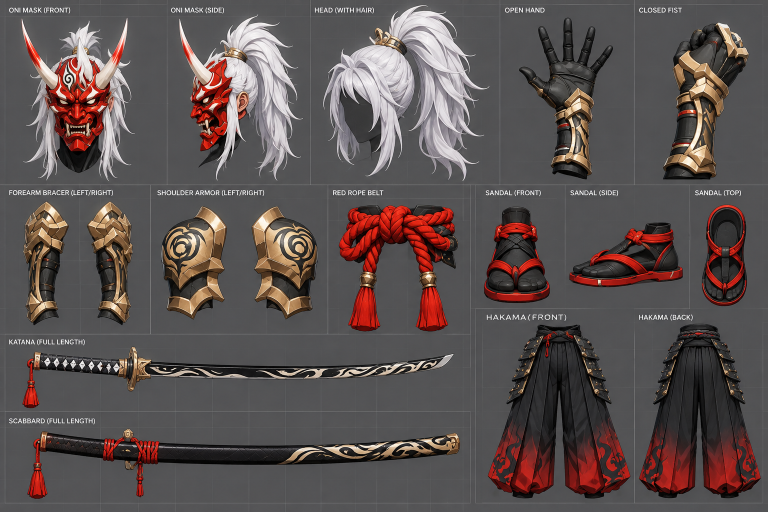
#> input picture production/samurai-duel/refs/oni_parts.png, 1536 x 1024 px (shown at 1/2 size)
$ python extract_patterns.py
#> lines starting #> are read from the running program, lines starting #| are printed output that depends on the picture; after the words box and inside, x2 and y2 are one past the last pixel; in counts of white or black regions, pixels touching at a corner belong together
"""Lift the painted patterns off the weapon panels of the parts sheets.

    python3 tools/extract_patterns.py          # writes assets/gen/pattern_*.png and a check sheet

Each blade or scabbard in the sheet is a curved strip. For every column the strip's top and
bottom are found (anything that is not the grey panel background), the strip is straightened to
u = along the length, v = edge to spine, and the light design is separated from the dark base.
The masks are small in the sheet (about 25 px wide), so they are upscaled, blurred and
thresholded into clean shapes for a 4096 x 256 texture.
"""
import os

import numpy as np
from PIL import Image, ImageFilter

HERE = os.path.dirname(os.path.dirname(os.path.abspath(__file__)))
GEN = os.path.join(HERE, "assets", "gen")

# name: (sheet, box in sheet pixels, flip_v, light rule)
JOBS = {
    "oni_blade": ("oni_parts.png", (300, 700, 912, 772), False, "warm"),
    "oni_saya": ("oni_parts.png", (548, 858, 912, 940), False, "warm"),
    "ronin_blade": ("ronin_parts.png", (252, 740, 790, 802), False, "white"),
    "ronin_saya": ("ronin_parts.png", (270, 930, 760, 990), False, "white"),
}
UP = 8


def strip(sheet, box, rule):
    im = Image.open(os.path.join(HERE, "refs", sheet)).convert("RGB").crop(box)
    im = im.resize((im.width * UP, im.height * UP), Image.LANCZOS)
    a = np.asarray(im).astype(np.float32) / 255.0
    lum = a.mean(axis=2)
    bg = np.median(lum[:UP * 3])                      # top rows of the crop are panel background
    obj = (lum < bg - 0.13) | (lum > bg + 0.16)
    H, W = obj.shape
    top, bot = np.full(W, np.nan), np.full(W, np.nan)
    for x in range(W):
        col = obj[:, x]
        if col.sum() < UP * 6:
            continue
        # longest run of object pixels in this column
        d = np.diff(np.concatenate([[0], col.astype(np.int8), [0]]))
        s, e = np.where(d == 1)[0], np.where(d == -1)[0]
        k = np.argmax(e - s)
        if e[k] - s[k] >= UP * 6:
            top[x], bot[x] = s[k], e[k]
    ok = ~np.isnan(top)
    xs = np.arange(W)
    x0, x1 = xs[ok].min(), xs[ok].max()
    # smooth outline: low-order fit of the centre line and of the width
    cx = xs[ok]
    mid = np.polyval(np.polyfit(cx, (top[ok] + bot[ok]) / 2, 4), xs)
    wid = np.polyval(np.polyfit(cx, (bot[ok] - top[ok]), 3), xs)
    U, V = 4096, 256
    uu = np.linspace(x0, x1, U)
    out = np.zeros((V, U, 3), dtype=np.float32)
    for j in range(V):
        v = (j + 0.5) / V                           # 0 = edge (bottom of the strip in the sheet), 1 = spine
        yy = np.interp(uu, xs, mid) + (0.5 - v) * np.interp(uu, xs, wid)
        xi = np.clip(uu.astype(int), 0, W - 1)
        yi = np.clip(yy.astype(int), 0, H - 1)
        out[V - 1 - j] = a[yi, xi]
    return out, (x0, x1, W, H)


def light_mask(s, rule):
    lum = s.mean(axis=2)
    if rule == "warm":
        m = ((s[..., 0] - s[..., 2]) > 0.07) & (lum > 0.42)
    else:
        m = lum > 0.52
    return m


def main():
    os.makedirs(GEN, exist_ok=True)
    rows = []
    for name, (sheet, box, flip, rule) in JOBS.items():
        s, info = strip(sheet, box, rule)
#> in strip, `im = Image.open(os.path.join(HERE, "refs", sheet)).convert("RGB").crop..`:
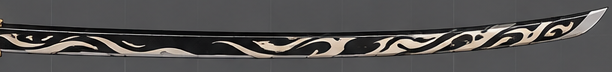
#> im: PIL image 612x72 RGB; mean R, G, B 84, 82.2, 81.5
#> in strip, `im = im.resize((im.width * UP, im.height * UP), Image.LANCZOS)`:
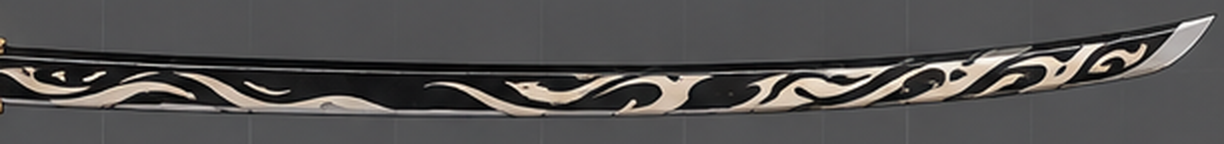
#> im: PIL image 4896x576 RGB (shown at 1/4 size); mean R, G, B 84.1, 82.2, 81.6
#> in strip, `bg = np.median(lum[:UP * 3])`: bg = 0.328
#> in strip, `obj = (lum < bg - 0.13) | (lum > bg + 0.16)`:
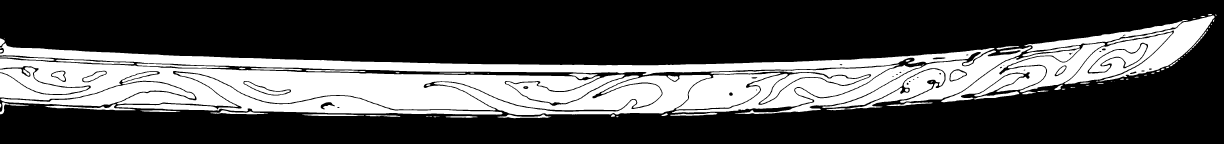
#> obj: shape (576, 4896) bool (shown at 1/4 size); 30.2% white; 105 white regions (14 under 20 px), largest, box (x1, y1, x2, y2) and area: (0, 234, 2647, 442) 255105, (0, 173, 3978, 301) 125679, (465, 289, 2010, 459) 50612
#> the loop in strip, `for x in range(W):` made 4896 passes
#> (s, e, k) on passes 1 to 3: ([154, 190, 200, 215, 227, 234, 278, 292, 414, 447], [184, 194, 210, 222, 230, 275, 289, 390, 431, 457], 7), ([154, 190, 200, 214, 227, 234, 278, 292, 415, 447], [184, 194, 210, 222, 230, 275, 289, 390, 430, 457], 7), ([154, 190, 200, 214, 227, 234, 278, 293, 397, 415, 447], [184, 194, 210, 222, 230, 275, 290, 390, 399, 429, 457], 7)
#> in strip, `x0, x1 = xs[ok].min(), xs[ok].max()`: x0 = 0; x1 = 4823
#> in strip, `cx = xs[ok]`: cx = 3950 values from 0 to 4823
#> in strip, `mid = np.polyval(np.polyfit(cx, (top[ok] + bot[ok]) / 2, 4), xs)`: mid = 4896 values, max 376.2 at index 2599, min 130.4 at index 4895, mean 328.4
#> in strip, `wid = np.polyval(np.polyfit(cx, (bot[ok] - top[ok]), 3), xs)`: wid = 4896 values, max 89.29 at index 4895, min 59.03 at index 0, mean 80.27
#> after the loop in strip, `for j in range(V):`:
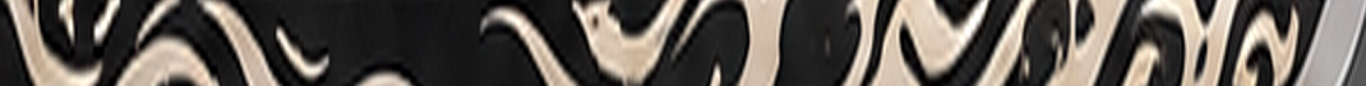
#> out: shape (256, 4096, 3) float32 (shown at 1/3 size); mean R, G, B 0.376, 0.351, 0.326
#> info = (0, 4823, 4896, 576)
        m = light_mask(s, rule).astype(np.float32)
#> in light_mask, `lum = s.mean(axis=2)`:
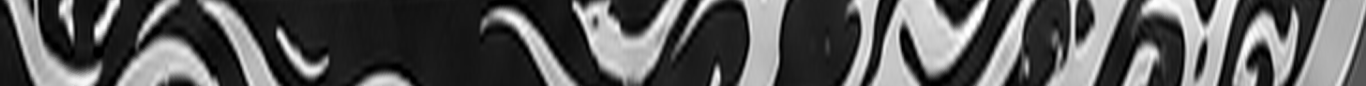
#> lum: shape (256, 4096) float32 (shown at 1/3 size); min 0, max 1, mean 0.351
#> in light_mask, `m = ((s[..., 0] - s[..., 2]) > 0.07) & (lum > 0.42)`:
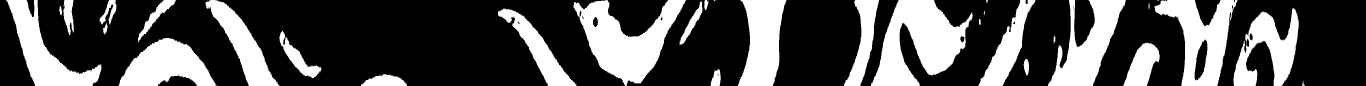
#> m: shape (256, 4096) bool (shown at 1/3 size); 31.3% white; 37 white regions (7 under 20 px), largest, box (x1, y1, x2, y2) and area: (2613, 0, 2918, 256) 43127, (1720, 0, 2059, 256) 40195, (3464, 0, 3712, 256) 30230
        im = Image.fromarray((m * 255).astype(np.uint8))
        im = im.filter(ImageFilter.GaussianBlur(5)).point(lambda p: 255 if p > 118 else 0).filter(ImageFilter.GaussianBlur(1.2))
        im.save(os.path.join(GEN, f"pattern_{name}.png"))
        Image.fromarray((np.clip(s, 0, 1) * 255).astype(np.uint8)).save(os.path.join(GEN, f"strip_{name}.png"))
        print(name, info, "coverage", round(float(m.mean()), 3))
#| oni_blade (0, 4823, 4896, 576) coverage 0.313
#> pass 3 of the loop in main, `for name, (sheet, box, flip, rule) in JOBS.items():`:
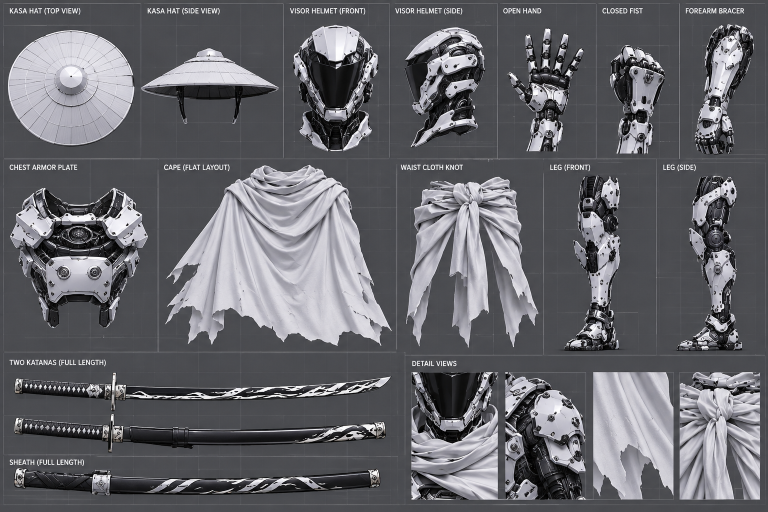
#> input picture production/samurai-duel/refs/ronin_parts.png, 1536 x 1024 px (shown at 1/2 size)
#> a: shape (496, 4304, 3) float32
#> bg = 0.301
#> in strip (call 3), `obj = (lum < bg - 0.13) | (lum > bg + 0.16)`:
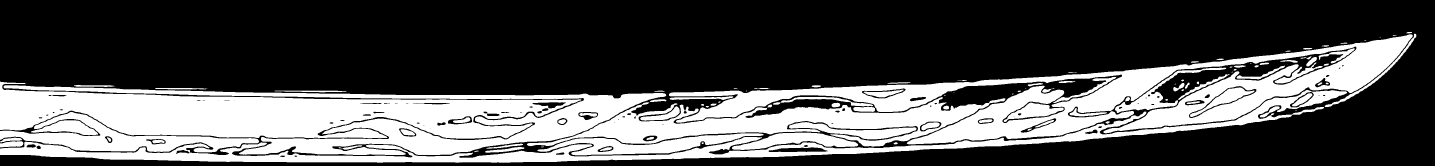
#> obj: shape (496, 4304) bool (shown at 1/3 size); 32.7% white; 112 white regions (13 under 20 px), largest, box (x1, y1, x2, y2) and area: (2007, 103, 4238, 433) 169676, (0, 245, 1744, 416) 161015, (0, 270, 4041, 488) 92621
#> the loop in strip (call 3), `for x in range(W):` made 4304 passes
#> (s, e, k) on passes 1 to 3: ([245, 393, 424, 430, 446], [390, 420, 427, 442, 465], 0), ([245, 393, 424, 430, 446], [390, 419, 427, 442, 465], 0), ([245, 393, 424, 430, 445], [390, 419, 427, 442, 465], 0)
#> x1 = 4201
#> cx = 3253 values from 0 to 4201
#> mid = 4304 values, max 355.5 at index 2490, min 126 at index 4303, mean 326
#> wid = 4304 values, max 108.2 at index 4303, min 55.17 at index 2856, mean 77.47
#> info = (0, 4201, 4304, 496)
#> in light_mask (call 3), `m = lum > 0.52`:
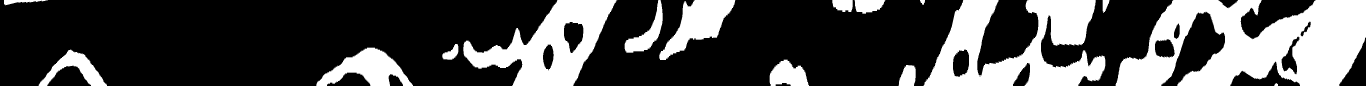
#> m: shape (256, 4096) bool (shown at 1/3 size); 30.1% white; 16 white regions, largest, box (x1, y1, x2, y2) and area: (3347, 0, 4096, 256) 121742, (2771, 0, 3316, 256) 74604, (1390, 0, 1852, 256) 53606
#| ronin_blade (0, 4201, 4304, 496) coverage 0.301
#> the loop made 4 passes; the first 3 are shown
        rows += [Image.fromarray((np.clip(s, 0, 1) * 255).astype(np.uint8)).resize((2048, 128)), im.convert("RGB").resize((2048, 128))]
    sheet = Image.new("RGB", (2048, 132 * len(rows)), (40, 40, 44))
    for i, r in enumerate(rows):
        sheet.paste(r, (0, i * 132))
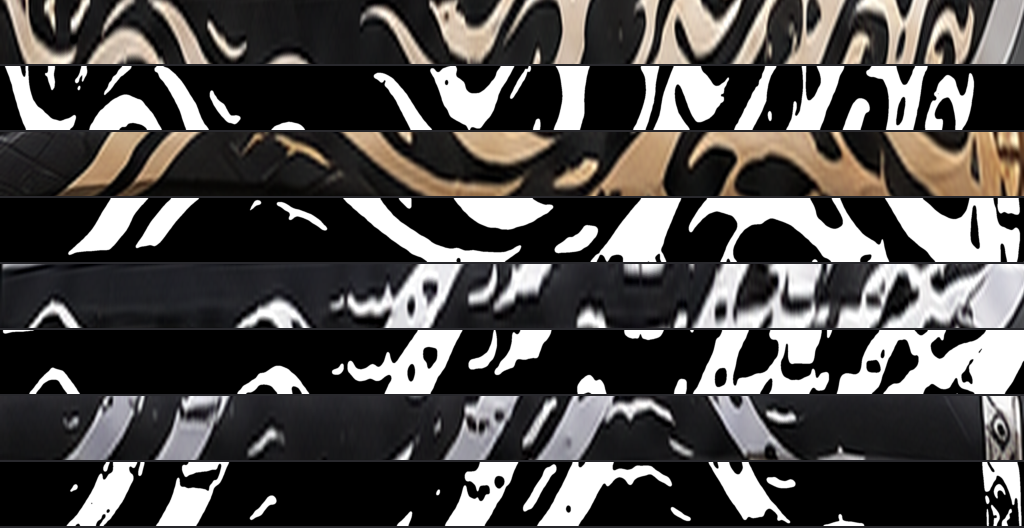
#> sheet: PIL image 2048x1056 RGB (shown at 1/2 size); mean R, G, B 79.7, 77, 75.3
    sheet.save(os.path.join(GEN, "pattern_check.png"))


if __name__ == "__main__":
    main()
